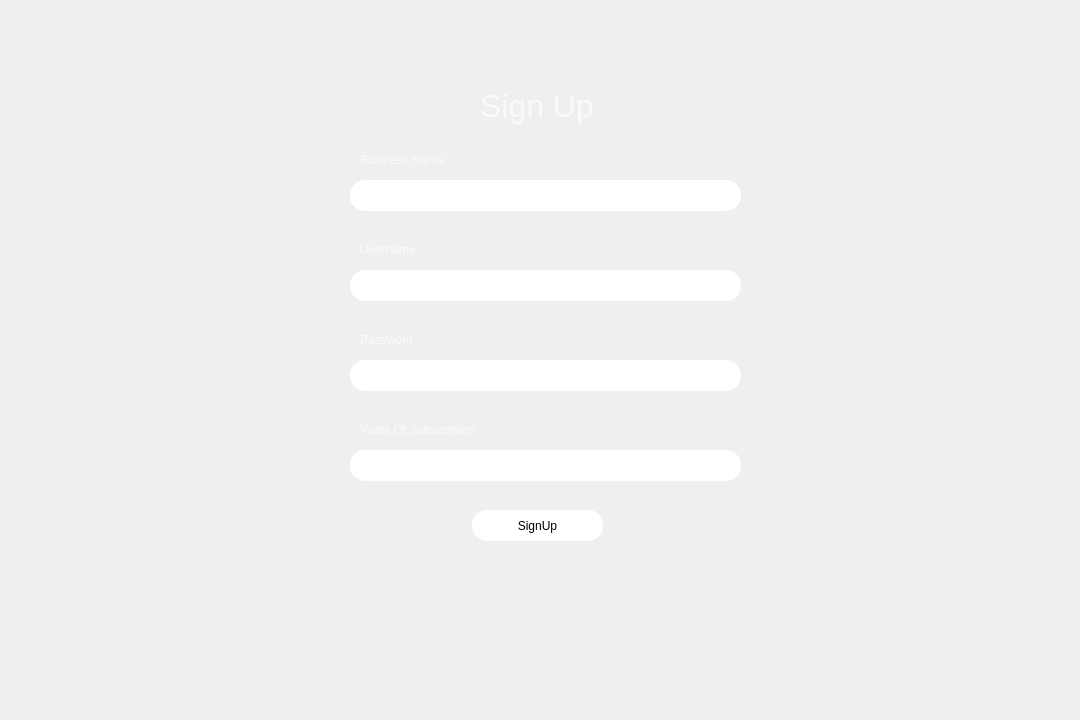
<?xml version="1.0" encoding="UTF-8"?>
<ui version="4.0">
 <class>signup</class>
 <widget class="QDialog" name="signup">
  <property name="geometry">
   <rect>
    <x>0</x>
    <y>0</y>
    <width>1080</width>
    <height>720</height>
   </rect>
  </property>
  <property name="windowTitle">
   <string>Dialog</string>
  </property>
  <widget class="QLabel" name="label">
   <property name="geometry">
    <rect>
     <x>0</x>
     <y>0</y>
     <width>1080</width>
     <height>720</height>
    </rect>
   </property>
   <property name="text">
    <string/>
   </property>
   <property name="pixmap">
    <pixmap resource="Resources.qrc">:/Image/The-Rose-Hotel.jpg</pixmap>
   </property>
  </widget>
  <widget class="QLabel" name="label_2">
   <property name="geometry">
    <rect>
     <x>260</x>
     <y>20</y>
     <width>591</width>
     <height>641</height>
    </rect>
   </property>
   <property name="text">
    <string/>
   </property>
   <property name="pixmap">
    <pixmap resource="Resources.qrc">:/Image/output-onlinepngtools (4).png</pixmap>
   </property>
   <property name="scaledContents">
    <bool>true</bool>
   </property>
  </widget>
  <widget class="QLabel" name="label_3">
   <property name="geometry">
    <rect>
     <x>360</x>
     <y>150</y>
     <width>101</width>
     <height>20</height>
    </rect>
   </property>
   <property name="styleSheet">
    <string notr="true">color:rgb(250,250,250);</string>
   </property>
   <property name="text">
    <string>Business Name</string>
   </property>
  </widget>
  <widget class="QLineEdit" name="lineEdit">
   <property name="geometry">
    <rect>
     <x>350</x>
     <y>180</y>
     <width>391</width>
     <height>31</height>
    </rect>
   </property>
   <property name="styleSheet">
    <string notr="true">padding-left:10px;
border-radius:15px;</string>
   </property>
  </widget>
  <widget class="QLabel" name="label_4">
   <property name="geometry">
    <rect>
     <x>360</x>
     <y>240</y>
     <width>161</width>
     <height>20</height>
    </rect>
   </property>
   <property name="styleSheet">
    <string notr="true">color:rgb(250,250,250);</string>
   </property>
   <property name="text">
    <string>Username</string>
   </property>
  </widget>
  <widget class="QLineEdit" name="lineEdit_2">
   <property name="geometry">
    <rect>
     <x>350</x>
     <y>270</y>
     <width>391</width>
     <height>31</height>
    </rect>
   </property>
   <property name="styleSheet">
    <string notr="true">padding-left:10px;
border-radius:15px;</string>
   </property>
  </widget>
  <widget class="QLineEdit" name="lineEdit_3">
   <property name="geometry">
    <rect>
     <x>350</x>
     <y>360</y>
     <width>391</width>
     <height>31</height>
    </rect>
   </property>
   <property name="styleSheet">
    <string notr="true">padding-left:10px;
border-radius:15px;</string>
   </property>
  </widget>
  <widget class="QLabel" name="label_5">
   <property name="geometry">
    <rect>
     <x>360</x>
     <y>330</y>
     <width>63</width>
     <height>20</height>
    </rect>
   </property>
   <property name="styleSheet">
    <string notr="true">color:rgb(250,250,250);</string>
   </property>
   <property name="text">
    <string>Password</string>
   </property>
  </widget>
  <widget class="QLabel" name="label_6">
   <property name="geometry">
    <rect>
     <x>360</x>
     <y>420</y>
     <width>161</width>
     <height>20</height>
    </rect>
   </property>
   <property name="styleSheet">
    <string notr="true">color:rgb(250,250,250);</string>
   </property>
   <property name="text">
    <string>Years Of Subscription</string>
   </property>
  </widget>
  <widget class="QLineEdit" name="lineEdit_4">
   <property name="geometry">
    <rect>
     <x>350</x>
     <y>450</y>
     <width>391</width>
     <height>31</height>
    </rect>
   </property>
   <property name="styleSheet">
    <string notr="true">padding-left:10px;
border-radius:15px;</string>
   </property>
  </widget>
  <widget class="QPushButton" name="pushButton">
   <property name="geometry">
    <rect>
     <x>472</x>
     <y>510</y>
     <width>131</width>
     <height>31</height>
    </rect>
   </property>
   <property name="cursor">
    <cursorShape>PointingHandCursor</cursorShape>
   </property>
   <property name="styleSheet">
    <string notr="true">border-radius:15px;
background:rgb(255, 255, 255);</string>
   </property>
   <property name="text">
    <string>SignUp</string>
   </property>
  </widget>
  <widget class="QLabel" name="label_7">
   <property name="geometry">
    <rect>
     <x>480</x>
     <y>80</y>
     <width>141</width>
     <height>51</height>
    </rect>
   </property>
   <property name="font">
    <font>
     <pointsize>24</pointsize>
    </font>
   </property>
   <property name="styleSheet">
    <string notr="true">color:rgb(250,250,250);</string>
   </property>
   <property name="text">
    <string>Sign Up</string>
   </property>
  </widget>
 </widget>
 <resources>
  <include location="Resources.qrc"/>
 </resources>
 <connections/>
</ui>
